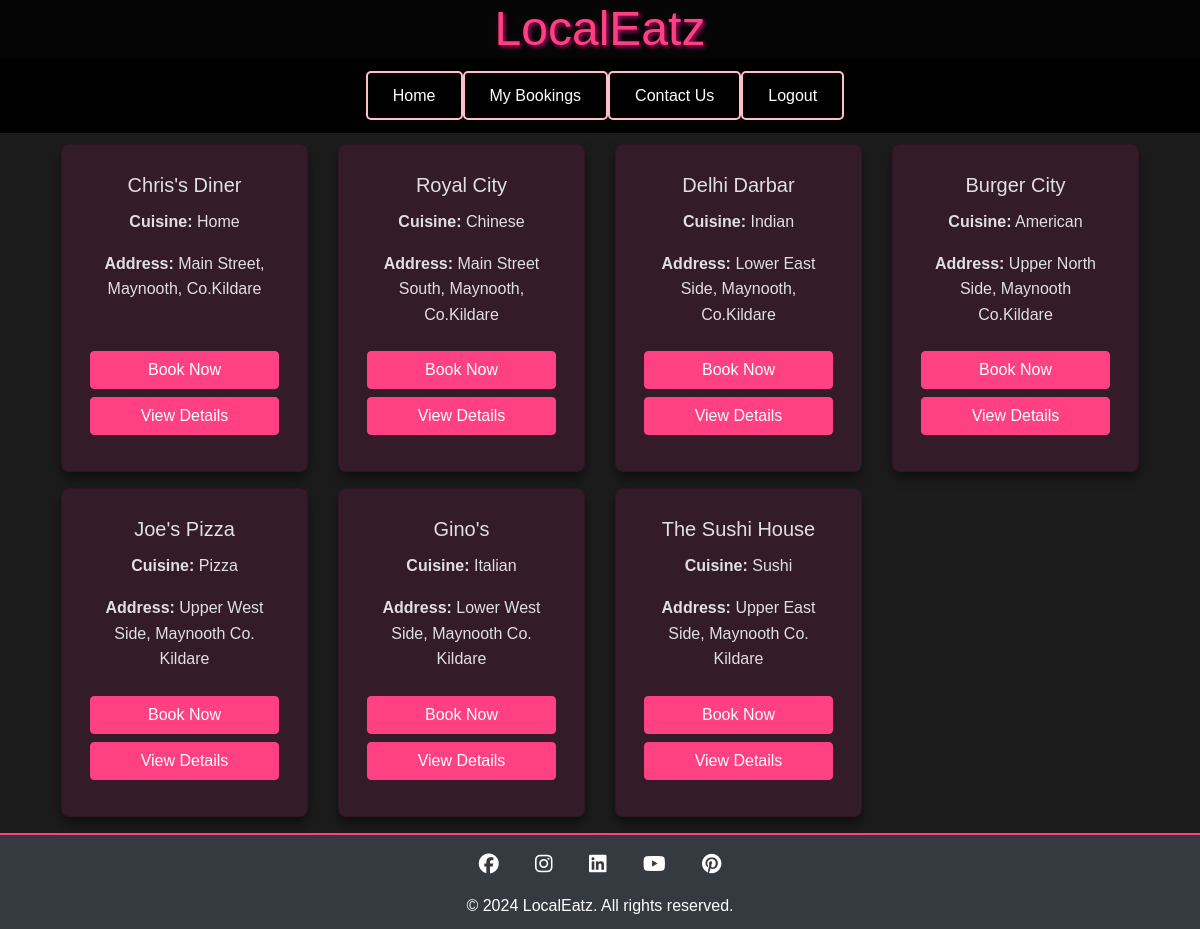
The page /restaurants/ (signed in) on the database its author committed.
### restaurants/models.py (models this page shows, shortened)
class Restaurant(models.Model):
    name = models.CharField(max_length=255)
    address = models.CharField(max_length=255)
    description = models.TextField(blank=True)
    max_tables = models.PositiveIntegerField(default=3)
    cuisine_type = models.CharField(max_length=100, blank=True)

### restaurants/views.py (the view)
# urls.py: path('', views.restaurant_list, name='restaurant_list'),
@login_required
def restaurant_list(request):
    restaurants = Restaurant.objects.all()
    return render(request,
                  'restaurants/restaurant_list.html',
                  {'restaurants': restaurants})

### restaurants/templates/restaurants/restaurant_list.html (shortened to what this page needs)
{% extends 'base.html' %}
{% block content %}
<div class="container mb-5">
    <div class="row">
        {% for restaurant in restaurants %}
        <div class="col-lg-3 col-md-4 col-sm-6 col-12 mt-3 mb-7">
            <div class="restaurant-item card h-100 d-flex flex-column">
                <div class="card-body d-flex flex-column">
                    <h5 class="card-title">{{ restaurant.name }}</h5>
                    <p class="card-text"><strong>Cuisine:</strong> {{ restaurant.cuisine_type }}</p>
                    <p><strong>Address:</strong> {{ restaurant.address }}</p>
                    <div class="mt-auto">
                        <a href="{% url 'create_booking' restaurant.id %}" class="btn btn-primary mb-2 w-100">Book Now</a>
                        <a href="{% url 'restaurant_detail' restaurant.id %}" class="btn btn-primary mb-2 w-100">View Details</a>
                    </div>
                </div>
            </div>
        </div>
        {% empty %}
        <p>No restaurants available.</p>
        {% endfor %}
    </div>
</div>
{% endblock %}

### static/css/base.css (style rules this page uses)
* { margin: 0; padding: 0; box-sizing: border-box; }
body { font-family: 'Arial', sans-serif; background: #1c1c1c; color: #e0e0e0; line-height: 1.6; padding: 0; margin: 0; }
.restaurant-item { background: rgba(255, 20, 147, 0.1); border-radius: 8px; padding: .5rem; margin-bottom: .5rem; box-shadow: 0 6px 12px rgba(0, 0, 0, 0.5); text-align: center; transition: background 0.3s ease, transform 0.3s ease; width: 100%; }
.restaurant-item .card-body { display: flex; flex-direction: column; justify-content: space-between; }
.restaurant-item .btn { width: 100%; }
.btn-primary { background-color: #ff4081; color: #fff; border-radius: 4px; border-color: #ff4081; }

### rows shown on the page
Restaurant: name "Chris's Diner", cuisine_type "Home", address "Main Street, Maynooth, Co.Kildare"
Restaurant: name "Royal City", cuisine_type "Chinese", address "Main Street South, Maynooth, Co.Kildare"
Restaurant: name "Delhi Darbar", cuisine_type "Indian", address "Lower East Side, Maynooth, Co.Kildare"
Restaurant: name "Burger City", cuisine_type "American", address "Upper North Side, Maynooth Co.Kildare"
Restaurant: name "Joe's Pizza", cuisine_type "Pizza", address "Upper West Side, Maynooth Co. Kildare"
Restaurant: name "Gino's", cuisine_type "Italian", address "Lower West Side, Maynooth Co. Kildare"
Restaurant: name "The Sushi House", cuisine_type "Sushi", address "Upper East Side, Maynooth Co. Kildare"
